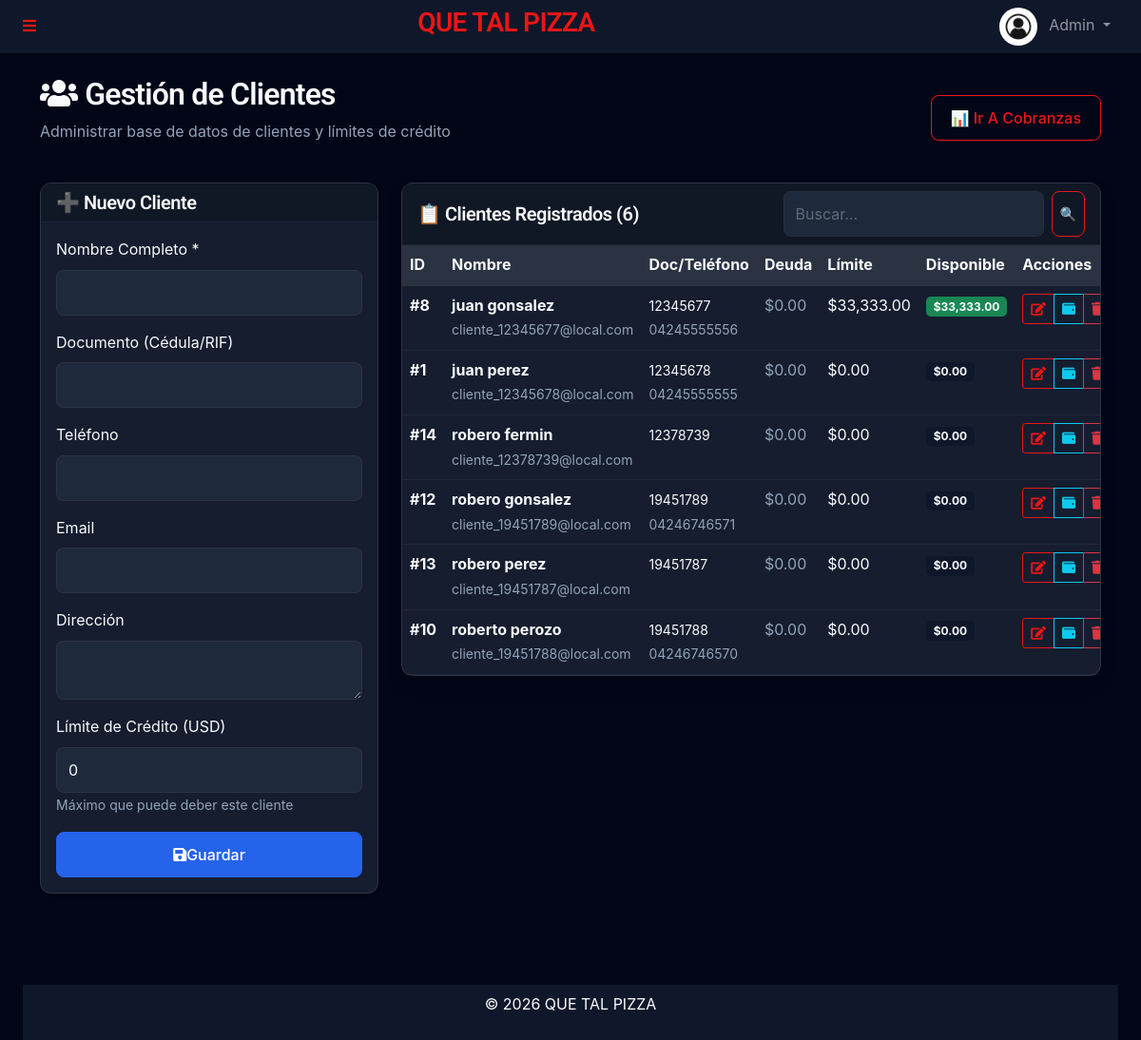
The page /admin/clientes.php (signed in) on the database as committed earlier.
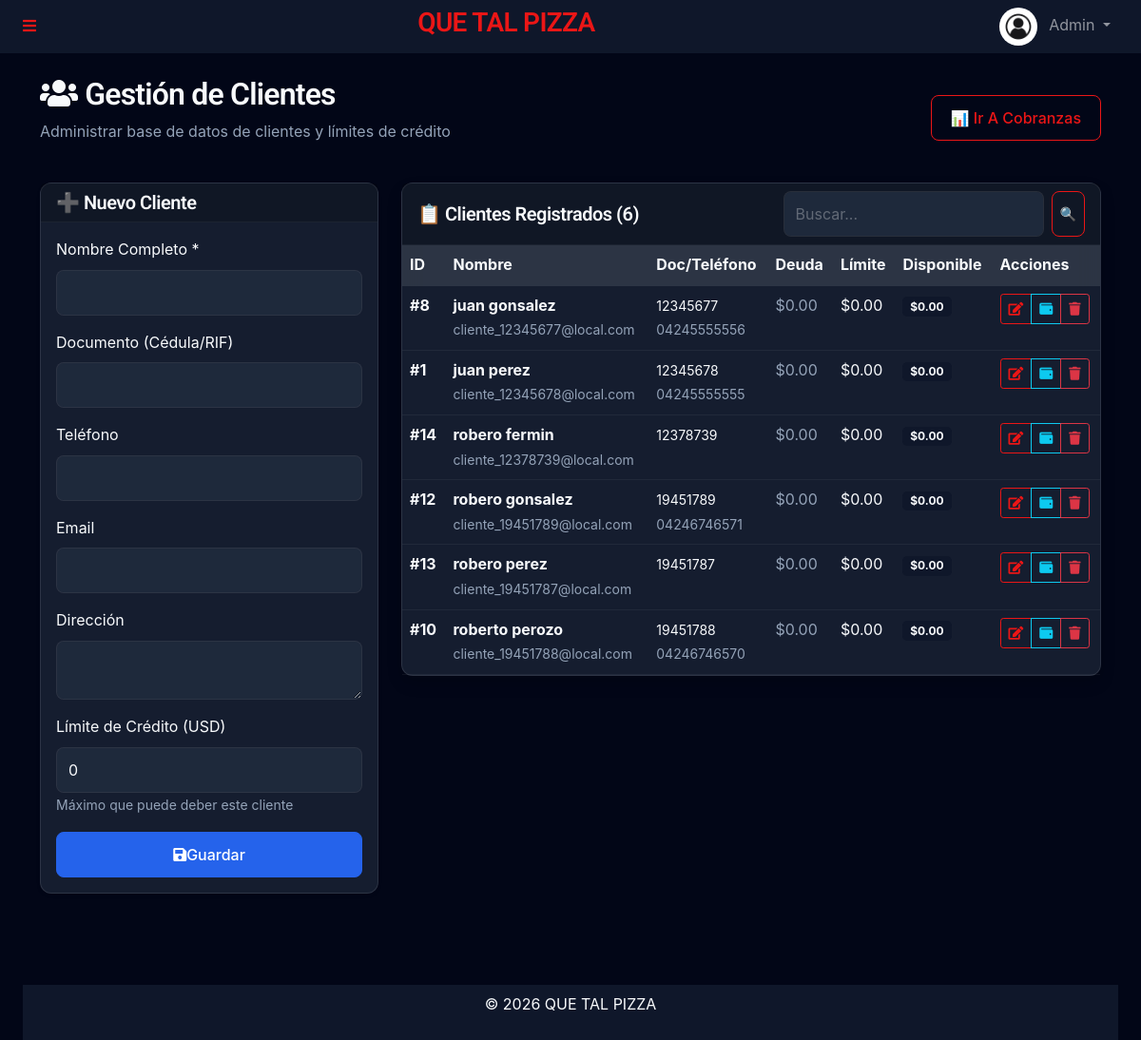
The same page on the database as committed later.
### tables this page shows
CREATE TABLE `clients` (
  `id` int(11) NOT NULL,
  `name` varchar(150) NOT NULL,
  `document_id` varchar(50) DEFAULT NULL,
  `phone` varchar(50) DEFAULT NULL,
  `email` varchar(150) DEFAULT NULL,
  `address` text DEFAULT NULL,
  `credit_limit` decimal(20,6) DEFAULT 0.000000,
  `current_debt` decimal(20,6) DEFAULT 0.000000,
  `created_at` timestamp NULL DEFAULT current_timestamp()
);

### admin/clientes.php (the view, shortened to what the changed rows need)
<?php
require_once '../templates/autoload.php';
$search = $_GET['search'] ?? '';
if ($search) {
    $stmt = $db->prepare("SELECT * FROM clients WHERE name LIKE ? OR document_id LIKE ? OR phone LIKE ? ORDER BY name");
    $stmt->execute(["%$search%", "%$search%", "%$search%"]);
} else {
    $stmt = $db->query("SELECT * FROM clients ORDER BY name");
}
$clients = $stmt->fetchAll(PDO::FETCH_ASSOC);
require_once '../templates/header.php';
?>
<div class="container mt-4 mb-5">
    <div class="d-flex justify-content-between align-items-center mb-4">
        <div>
            <h2><i class="fa fa-users me-2"></i>Gestión de Clientes</h2>
        </div>
    </div>
    <div class="row">
        <div class="col-md-8">
            <div class="card shadow">
                <div class="card-body p-0">
                    <div class="table-responsive">
                        <table class="table table-hover mb-0">
                            <thead class="table-light">
                                <tr>
                                    <th>ID</th>
                                    <th>Nombre</th>
                                    <th>Doc/Teléfono</th>
                                    <th>Deuda</th>
                                    <th>Límite</th>
                                    <th>Disponible</th>
                                    <th>Acciones</th>
                                </tr>
                            </thead>
                            <tbody>
                                <?php if (empty($clients)): ?>
                                    <tr>
                                        <td colspan="7" class="text-center py-4 text-muted">
                                            <?= $search ? '❌ No se encontraron resultados' : 'No hay clientes registrados' ?>
                                        </td>
                                    </tr>
                                <?php else: ?>
                                    <?php foreach ($clients as $c):
                                        $disponible = $c['credit_limit'] - $c['current_debt'];
                                        ?>
                                        <tr>
                                            <td><strong>#<?= $c['id'] ?></strong></td>
                                            <td>
                                                <div class="fw-bold"><?= htmlspecialchars($c['name']) ?></div>
                                                <small class="text-muted"><?= htmlspecialchars($c['email'] ?? '') ?></small>
                                            </td>
                                            <td>
                                                <small><?= htmlspecialchars($c['document_id'] ?? '') ?></small><br>
                                                <small class="text-muted"><?= htmlspecialchars($c['phone'] ?? '') ?></small>
                                            </td>
                                            <td>
                                                <?php if ($c['current_debt'] > 0): ?>
                                                    <span
                                                        class="badge bg-danger">$<?= number_format($c['current_debt'], 2) ?></span>
                                                <?php else: ?>
                                                    <span class="text-muted">$0.00</span>
                                                <?php endif; ?>
                                            </td>
                                            <td>$<?= number_format($c['credit_limit'], 2) ?></td>
                                            <td>
                                                <span class="badge bg-<?= $disponible > 0 ? 'success' : 'secondary' ?>">
                                                    $<?= number_format($disponible, 2) ?>
                                                </span>
                                            </td>
                                            <td>
                                                <div class="btn-group btn-group-sm">
                                                    <a href="?edit=<?= $c['id'] ?>" class="btn btn-outline-primary"
                                                        title="Editar">
                                                        <i class="fa fa-edit"></i>
                                                    </a>
                                                    <a href="cobranzas.php?client_id=<?= $c['id'] ?>"
                                                        class="btn btn-outline-info" title="Ver Deudas">
                                                        <i class="fa fa-wallet"></i>
                                                    </a>
                                                    <?php if ($c['current_debt'] == 0): ?>
                                                        <a href="?delete=<?= $c['id'] ?>" class="btn btn-outline-danger"
                                                            onclick="return confirm('¿Eliminar cliente <?= htmlspecialchars($c['name']) ?>?')"
                                                            title="Eliminar">
                                                            <i class="fa fa-trash"></i>
                                                        </a>
                                                    <?php endif; ?>
                                                </div>
                                            </td>
                                        </tr>
                                    <?php endforeach; ?>
                                <?php endif; ?>
                            </tbody>
                        </table>
                    </div>
                </div>
            </div>
        </div>
    </div>
</div>
<?php require_once '../templates/footer.php'; ?>

Rows that differ between the two databases and show on the page:
changed clients "juan gonsalez": credit_limit "33,333.00" → "0.00"; disponible "33,333.00" → "0.00"
